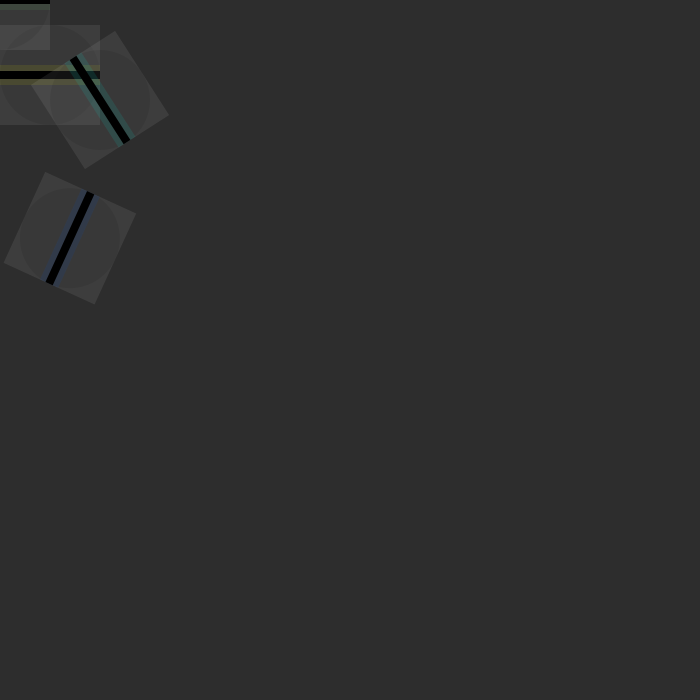
Frame 1 (no input)
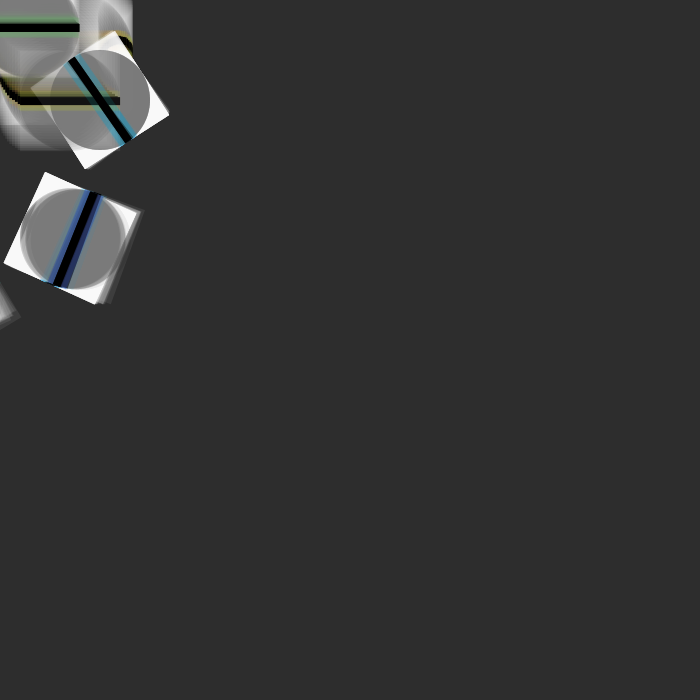
Frame 60 (the mouse pressed at the canvas centre just before this capture)
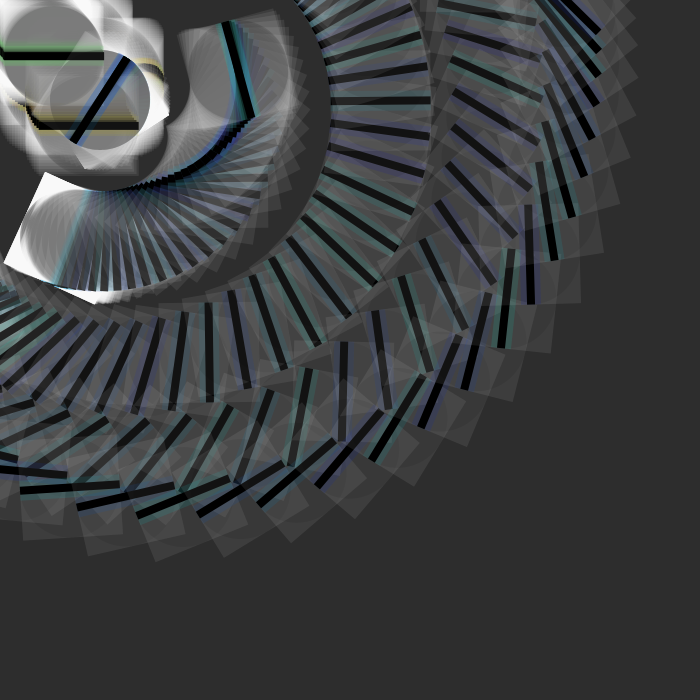
Frame 120 (the mouse held since frame 60 and released just before this capture)

The Processing sketch that drew these frames (run headless with seeded random() and noise(); from frame 60 on, the mouse is pressed at the canvas centre):

// Processing sketch: Online_Res_Final
// ── Online_Res_Final.pde
/* ONLINE PORTION FINAL
   FALL 2015
   PRECIOUS KOLLOCK DMP 2015
*/
Knob[] action = new Knob[8];
Knob[] swing = new Knob[5];

void setup() {
  size(700,700);
  noStroke();
  background(45);
  rectMode(CENTER);
  for (int i=0;i < action.length;i++){
    action[i] = new Knob(0,0);
  }
  for (int p=0;p < swing.length;p++){
    swing[p] = new Knob(250,250);
  }
}

void draw() {
  for (int i=0;i<1;i++) {
    action[i].fullSpin(200,0);
    action[i].move(100,100);
  }  
  for (int p=0;p<5;p++) {
    swing[p].spin(0,200);
  }

}

class Knob {
  
  float centerX = 0;
  float centerY = 0;
  float shapeWidth = 100;
  float shapeHeight = 100;
  float mX = 0;
  float mY = 0;
  float angle;
  float jitter;
  float spinX = 0;
  float spinY = 0;
  float red;
  float green;
  float blue;
  float radians;
  
  Knob (float x, float y) {
    
   centerX = x;
   centerY = y;
    
  }
  
  void move(int r, int b) {
    
    float red = r;
    float green = random(150,255); 
    float blue = b;
    
    fill(255,20);
    smooth();
    noStroke();
    rect(centerX,centerY,shapeWidth,shapeHeight);
    fill(0,20);
    ellipse(centerX,centerY,shapeWidth,shapeHeight);
    fill(red,green,blue,30);
    rect(centerX,centerY,shapeWidth,20);
    fill(0);
    rect(centerX,centerY,shapeWidth,8);
    
    mX = random(0,1);
    mY = random(0,1);
    centerX = centerX + mX;
    centerY = centerY + mY;
    
  if (centerX > 700 && centerY > 700) {
    centerX = 0;
    centerY = 0;
    }
  }

  void spin(int r, int b) {
    
    float red = r;
    float green = random(255);
    float blue = b; 
    
    centerX = spinX;
    centerY = spinY;
        
    spinX = spinX + mX;
    spinY = spinY + mY;
    // during even-numbered seconds (0, 2, 4, 6...)
    if (second() % 2 == 0) {  
      jitter = random(-0.1, 0.1);
    }
    angle = angle + jitter;
    float c = cos(angle);
    translate(100,100);
    rotate(c);
    //fill(255,3);
    //rect(spinX,spinY,shapeWidth,shapeHeight);
    fill(255,20);
    smooth();
    noStroke();
    rect(spinX,spinY,shapeWidth,shapeHeight);
    fill(0,20);
    ellipse(spinX,spinY,shapeWidth,shapeHeight);
    fill(red,green,blue,30);
    rect(spinX,spinY,shapeWidth,20);
    fill(0);
    rect(spinX,spinY,shapeWidth,8);
    
  }

  void fullSpin(int r, int b) {
    
    float red = r;
    float green = random(100,255);
    float blue = b;
    
    // calculate x & y
    float x = sin(radians) * 25 + 50;
    float y = cos(radians) * 25 + 50;
    // draw circle
    noStroke();
    fill(255,20);
    smooth();
    noStroke();
    rect(x+centerX,y+centerY,shapeWidth,shapeHeight);
    fill(0,20);
    ellipse(x+centerX,y+centerY,shapeWidth,shapeHeight);
    fill(red,green,blue,30);
    rect(x+centerX,y+centerY,shapeWidth,20);
    fill(0);
    rect(x+centerX,y+centerY,shapeWidth,8);
    // add an increment to our radial position
    radians = radians + 0.1;
    
  if (centerX > 700 && centerY > 700) {
    centerX = 0;
    centerY = 0;
    }
  }
}   
